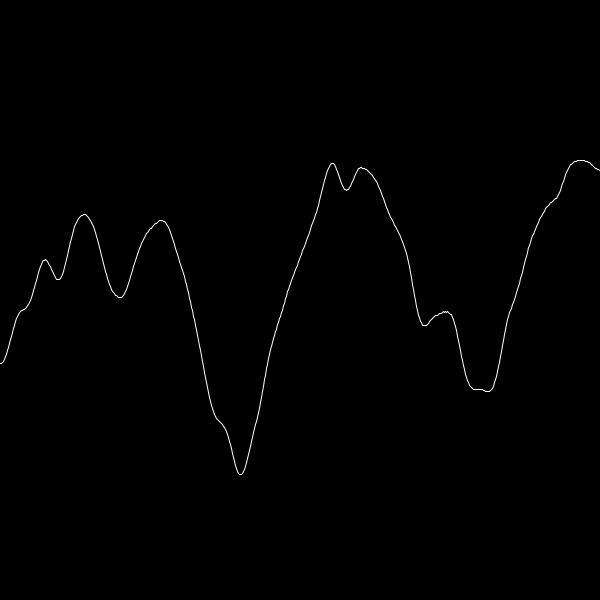
Frame 1 (no input)
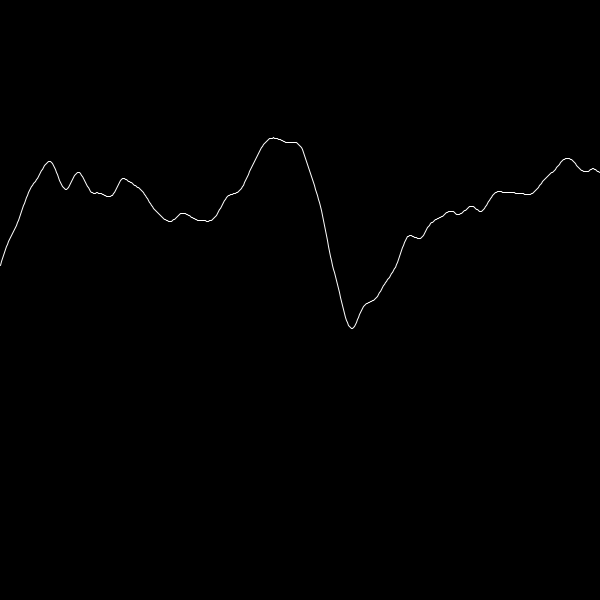
Frame 60 (the mouse pressed at the canvas centre just before this capture)
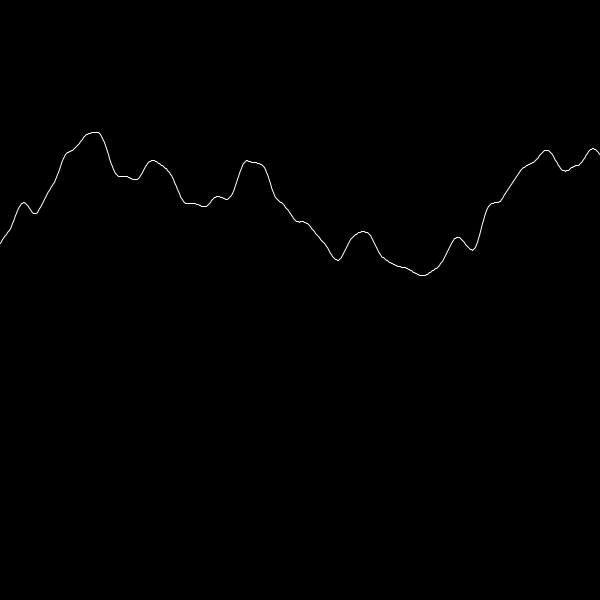
Frame 120 (the mouse held since frame 60 and released just before this capture)

The Processing sketch that drew these frames (run headless with seeded random() and noise(); from frame 60 on, the mouse is pressed at the canvas centre):

// Processing sketch: perlin3
// ── perlin3.pde
float s;
float min,max;


void setup(){
   size(600,600);
  min=height;
  max=0;
   
   s=0;
}
void draw(){
 background(0);
  float v;
  float y;
  
  stroke(255);
  noFill();
  //line(0,200,width,200);
  //line(0,500,width,500);
  
  stroke(255,0,0);
  //line(0,min,width,min);
  
  stroke(0,0,255);
  //line(0,max,width,max);
  
  stroke(255);
  
  beginShape();
  
  for(int i=0;i<width;i++){
    v = map(i,0,width,0,5);
    y=noise(v+s,s)*height;
    if(y>max)max=y;
    if(y<min)min=y;
    
   vertex(i,y); 
}
  endShape();
  
  s+=.01;
}
